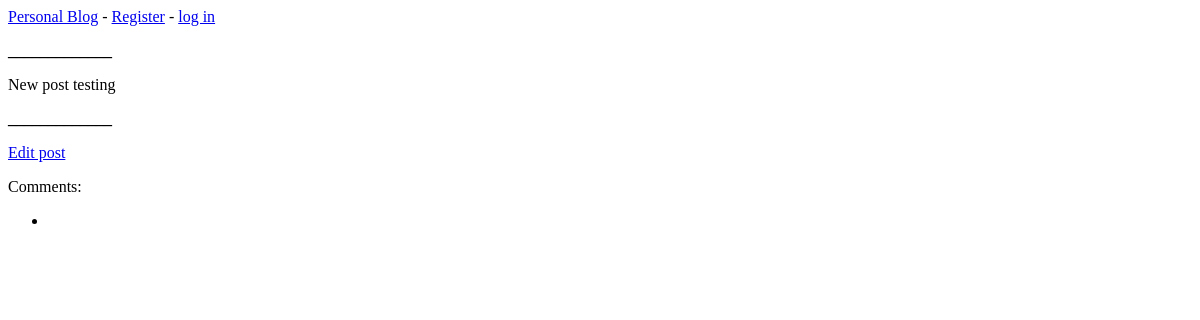
The page /posts/3/ on the database as committed earlier.
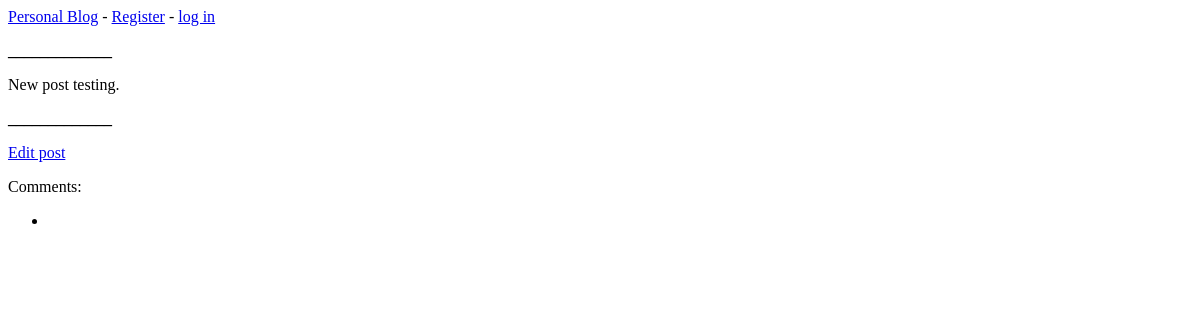
The same page on the database as committed later.
### blogs/models.py (models this page shows, shortened)
class BlogPost(models.Model):
    title = models.CharField(max_length=50)
    text = models.TextField(max_length=5000)
    date_added = models.DateTimeField(auto_now_add=True)

### blogs/views.py (the view)
# urls.py: path('posts/<int:post_id>/', views.post, name='post'),
def post(request, post_id):
    post = BlogPost.objects.get(id=post_id)
    entries = {post.entry_set}
    text = post.text
    context = {'post': post, 'entries': entries, 'text': text}
    return render(request, 'blogs/post.html/', context)

### blogs/templates/blogs/post.html (shortened to what this page needs)
{% extends 'blogs/base.html' %}
{% block content %}
    <p align="left"><b>_____________</b></p>
    <p>{{ text }}</p>
    <p align="left"><b>_____________</b></p>
    <p>
        <a href="{% url 'blogs:edit_post' post.id %}">Edit post</a>
    </p>
    <p>Comments:</p>
        <ul>
            {% for entry in entries %}
                <li>
                </li>
            {% empty %}
                <li>No comments have been added yet</li>
            {% endfor %}
        </ul>
{% endblock content %}

Rows that differ between the two databases and show on the page:
changed BlogPost: text "New post testing" → "New post testing."
